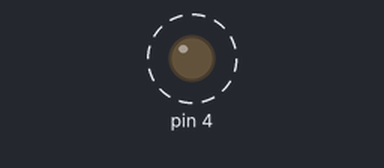
Bench run of a sketch on a simulated Arduino Uno, built with avr-gcc and run on an emulated ATmega328P. Shown: output pins drawn as LEDs (lit = HIGH). Dashed ring = blinking.

Above: at 0.5 s.
Timing chart, 0 to 4.6 s (numbered marks = the images above):
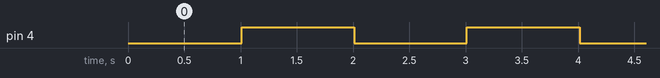

Measured:
- by itself, pin 4: alternates HIGH for 1.0 s and LOW for 1.0 s

The sketch:

LightTests.ino
```cpp
#include <LightController.h>

LightController lightController(4);

boolean lightOn = false;
long lightChangedAtMs = 0;

void setup() { }

/**
 * Toggle the light relay on and off, once per second
 */
void loop() {
  if (1000 < millis() - lightChangedAtMs) {
    lightChangedAtMs = millis();
    lightOn = !lightOn;

    lightController.setLightOn(lightOn);
  }

  delay(10);
}
```
